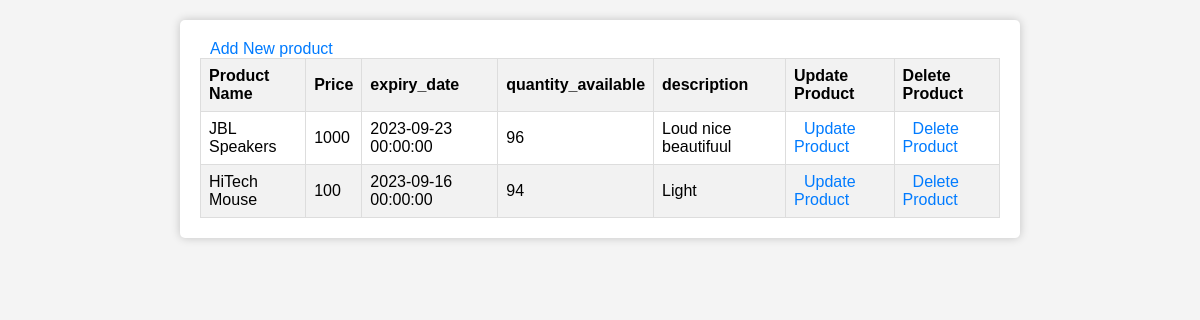
The app's page /view_category/6 with its own data.
### models.py (models this page shows)
class Product(db.Model):
        id = db.Column(db.Integer, primary_key = True, autoincrement=True)
        name = db.Column(db.String(200), nullable = False)
        price = db.Column(db.Integer, nullable = False)
        expiry_date = db.Column(db.DateTime , default = datetime.now())
        quantity_available = db.Column(db.Integer, nullable = False)
        section_id = db.Column(db.Integer, db.ForeignKey('section.id'), nullable=False)  # Define a foreign key to establish the relationship
        description = db.Column(db.String(200), nullable = False)

### main.py (the view)
@app.route('/view_category/<int:category_id>', methods=['GET', 'POST'])
def view_category(category_id):
     category= Section.query.get_or_404(category_id)
     print(category.id,category.name)
     products = Product.query.filter_by(section_id=category_id).all()
     return render_template('view_category.html',cat=category,products=products)

### templates/view_category.html (shortened to what this page needs)
<!DOCTYPE html>
<html lang="en">
<head>
</head>
<body>
    <div class="container">
        <a href="/add_product/{{cat.id}}">Add New product</a>
        <table class="styled-table">
            <thead>
                <tr>
                    <th>Product Name</th>
                    <th>Price</th>
                    <th>expiry_date</th>
                    <th>quantity_available</th>
                    <th>description</th>
                    <th>Update Product</th>
                    <th>Delete Product</th>
                </tr>
            </thead>
            <tbody>
                {% for prod in products %}
                    <tr>
                        <td>{{ prod.name }}</td>
                        <td>{{ prod.price }}</td>
                        <td>{{ prod.expiry_date }}</td>
                        <td>{{ prod.quantity_available }}</td>
                        <td>{{ prod.description }}</td>
                        <td><a href="/update_product/{{ prod['id'] }}">Update Product</a></td>
                        <td><a href="/confirm_delete_product/{{ prod['id'] }}">Delete Product</a></td>
                    </tr>
                {% endfor %}
            </tbody>
        </table>
    </div>
</body>
</html>

### templates/view_category.html (style rules this page uses)
body { font-family: Arial, sans-serif; margin: 0; padding: 0; background-color: #f4f4f4; }
.container { max-width: 800px; margin: 20px auto; padding: 20px; background-color: #fff; border-radius: 5px; box-shadow: 0 0 10px rgba(0, 0, 0, 0.2); }
a { text-decoration: none; color: #007BFF; margin-left: 10px; }
.styled-table { border-collapse: collapse; width: 100%; }
.styled-table th, .styled-table td { border: 1px solid #ddd; padding: 8px; text-align: left; }
.styled-table th { background-color: #f2f2f2; }
.styled-table tr:nth-child(even) { background-color: #f2f2f2; }

### records on screen
Product: name "JBL Speakers", price "1000", expiry_date "2023-09-23 00:00:00", quantity_available "96", description "Loud nice beautifuul"
Product: name "HiTech Mouse", price "100", expiry_date "2023-09-16 00:00:00", quantity_available "94", description "Light"
